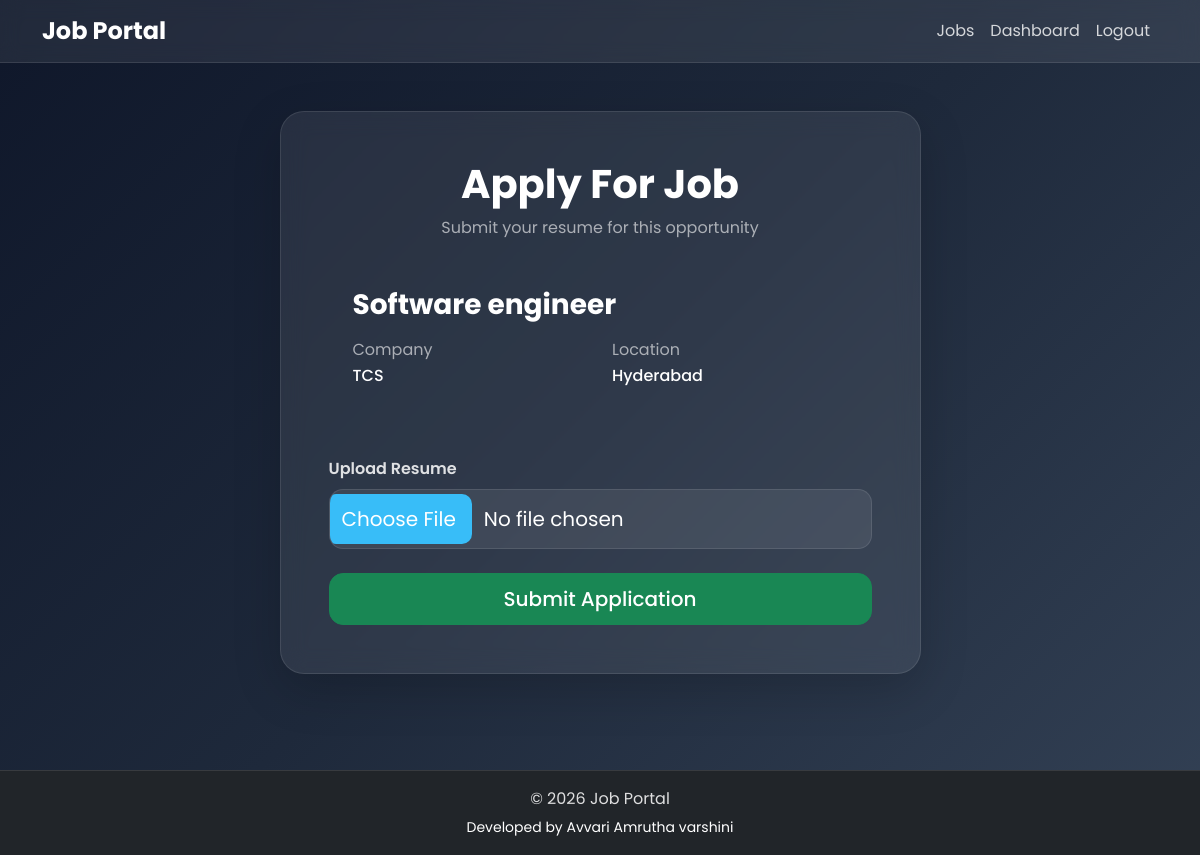
Screenshot of /apply.php?id=3 (signed in) with the database file from the repository.
### tables this page shows
CREATE TABLE `jobs` (
  `id` int NOT NULL AUTO_INCREMENT,
  `title` varchar(255) DEFAULT NULL,
  `company` varchar(255) DEFAULT NULL,
  `location` varchar(255) DEFAULT NULL,
  `salary` varchar(100) DEFAULT NULL,
  `description` text,
  `created_at` timestamp NULL DEFAULT CURRENT_TIMESTAMP,
  PRIMARY KEY (`id`)
);

### apply.php (the view, shortened to what this page needs)
<?php
include 'config/db.php';
$job_id = $_GET['id'];
$jobQuery = mysqli_query($conn, "SELECT * FROM jobs WHERE id=$job_id");
$job = mysqli_fetch_assoc($jobQuery);
?>
<!DOCTYPE html>
<html lang="en">
<head>
    <link href="https://cdn.jsdelivr.net/npm/bootstrap@5.3.3/dist/css/bootstrap.min.css" rel="stylesheet">
    <link rel="stylesheet"
      href="assets/css/style.css">
</head>
<body>
<?php include 'includes/navbar.php'; ?>
<main>
<div class="container py-5">
    <div class="row justify-content-center align-items-center">
        <div class="col-lg-7">
            <div class="card shadow-lg border-0 rounded-4">
                <div class="card-body p-5">
                    <div class="text-center mb-4">
                        <h1 class="fw-bold">
                            Apply For Job
                        </h1>
                        <p class="text-muted">
                            Submit your resume for this opportunity
                        </p>
                    </div>
                    <div class="job-info rounded-4 p-4 mb-4">
                        <h3 class="fw-bold mb-3">
                            <?php echo $job['title']; ?>
                        </h3>
                        <div class="row">
                            <div class="col-md-6 mb-3">
                                <p class="mb-1 text-muted">
                                    Company
                                </p>
                                <h6>
                                    <?php echo $job['company']; ?>
                                </h6>
                            </div>
                            <div class="col-md-6 mb-3">
                                <p class="mb-1 text-muted">
                                    Location
                                </p>
                                <h6>
                                    <?php echo $job['location']; ?>
                                </h6>
                            </div>
                        </div>
                    </div>
                    <form method="POST"
                          enctype="multipart/form-data">
                        <div class="mb-4">
                            <label class="form-label fw-semibold">
                                Upload Resume
                            </label>
                            <input type="file"
                                   name="resume"
                                   class="form-control form-control-lg"
                                   required>
                        </div>
                        <div class="d-grid">
                            <button type="submit"
                                    name="apply"
                                    class="btn btn-success btn-lg">
                                Submit Application
                            </button>
                        </div>
                    </form>
                </div>
            </div>
        </div>
    </div>
</div>
</main>
<?php include 'includes/footer.php'; ?>
</body>
</html>

### assets/css/style.css (style rules this page uses)
* { margin: 0; padding: 0; box-sizing: border-box; font-family: 'Poppins', sans-serif; }
html, body { height: 100%; }
body { min-height: 100vh; display: flex; flex-direction: column; background: linear-gradient( 135deg, #0f172a, #1e293b, #334155 ); color: white; }
main { flex: 1; }
.card { background: rgba(255,255,255,0.08) !important; border: 1px solid rgba(255,255,255,0.1) !important; backdrop-filter: blur(12px); border-radius: 24px !important; box-shadow: 0 8px 32px rgba(0,0,0,0.3); transition: 0.3s ease; }
h1, h2, h3, h4, h5, h6 { color: white; }
p, label, td, th { color: rgba(255,255,255,0.85); }
.text-muted { color: rgba(255,255,255,0.6) !important; }
.form-control { background: rgba(255,255,255,0.08); border: 1px solid rgba(255,255,255,0.1); color: white; border-radius: 14px; padding: 12px; }
.form-control::placeholder { color: rgba(255,255,255,0.5); }
.btn { border-radius: 14px; padding: 10px 20px; font-weight: 500; transition: 0.3s; }
html { scroll-behavior: smooth; }

### rows the page displays
jobs: title "Software engineer", company "TCS", location "Hyderabad"
